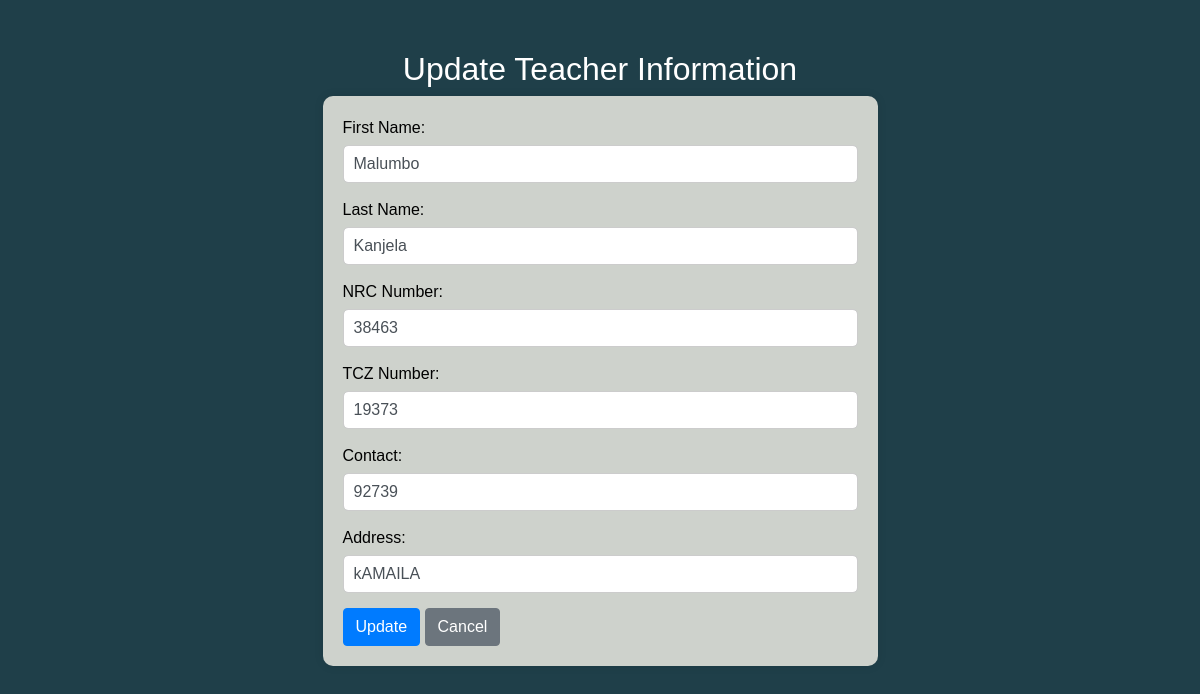
Page /update_teacher.php?id=3 on the committed database.
### tables this page shows
CREATE TABLE IF NOT EXISTS `teachers` (
  `id` int NOT NULL AUTO_INCREMENT,
  `firstname` varchar(50) NOT NULL,
  `lastname` varchar(50) NOT NULL,
  `username` varchar(255) NOT NULL,
  `password` varchar(255) NOT NULL,
  `nrc_number` varchar(50) NOT NULL,
  `tcz_number` varchar(50) NOT NULL,
  `contact` varchar(50) NOT NULL,
  `address` varchar(255) NOT NULL,
  `class_id` int DEFAULT NULL,
  `class_ids` varchar(255) DEFAULT NULL,
  `active` tinyint DEFAULT '0',
  PRIMARY KEY (`id`),
  KEY `class_id` (`class_id`)
);

### update_teacher.php (the view, shortened to what this page needs)
<!DOCTYPE html>
<html lang="en">
<head>
    <link href="https://maxcdn.bootstrapcdn.com/bootstrap/4.5.2/css/bootstrap.min.css" rel="stylesheet">
</head>
<body>
<div class="container">
    <div class="form-container">
        <?php
        $servername = "localhost";
        $username = "root";
        $password = "";
        $dbname = "registration";
        $conn = new mysqli($servername, $username, $password, $dbname);
        if ($_SERVER['REQUEST_METHOD'] === 'GET' && isset($_GET['id'])) {
            $teacher_id = $_GET['id'];
            $sql_teacher = "SELECT id, firstname, lastname, nrc_number, tcz_number, contact, address FROM teachers WHERE id = ?";
            $stmt_teacher = $conn->prepare($sql_teacher);
            $stmt_teacher->bind_param("i", $teacher_id);
            $stmt_teacher->execute();
            $stmt_teacher->store_result();
            $stmt_teacher->bind_result($id, $firstname, $lastname, $nrc_number, $tcz_number, $contact, $address);
            if ($stmt_teacher->num_rows > 0) {
                ?>
                <h2 class="text-center">Update Teacher Information</h2>
                <form method="post" action="update_teacher_process.php">
                    <div class="form-group">
                        <label for="firstname">First Name:</label>
                        <input type="text" class="form-control" id="firstname" name="firstname" value="<?php echo $firstname; ?>">
                    </div>
                    <div class="form-group">
                        <label for="lastname">Last Name:</label>
                        <input type="text" class="form-control" id="lastname" name="lastname" value="<?php echo $lastname; ?>">
                    </div>
                    <div class="form-group">
                        <label for="nrc_number">NRC Number:</label>
                        <input type="text" class="form-control" id="nrc_number" name="nrc_number" value="<?php echo $nrc_number; ?>">
                    </div>
                    <div class="form-group">
                        <label for="tcz_number">TCZ Number:</label>
                        <input type="text" class="form-control" id="tcz_number" name="tcz_number" value="<?php echo $tcz_number; ?>">
                    </div>
                    <div class="form-group">
                        <label for="contact">Contact:</label>
                        <input type="text" class="form-control" id="contact" name="contact" value="<?php echo $contact; ?>">
                    </div>
                    <div class="form-group">
                        <label for="address">Address:</label>
                        <input type="text" class="form-control" id="address" name="address" value="<?php echo $address; ?>">
                    </div>
                    <button type="submit" class="btn btn-primary">Update</button>
                    <a href="dashboard.php" class="btn btn-secondary">Cancel</a>
                </form>
                <?php
            } else {
                echo "<div class='alert alert-danger text-center'>Teacher not found.</div>";
            }
        } else {
            echo "<div class='alert alert-danger text-center'>Invalid request.</div>";
        }
        ?>
    </div>
</div>
</body>
</html>

### update_teacher.php (style rules this page uses)
body { background-color: #1F3F49; font-family: Arial, sans-serif; }
.form-container { width: 50%; margin: 0 auto; padding-top: 50px; }
form { background-color: #CED2CC; padding: 20px; border-radius: 10px; box-shadow: 0 0 10px rgba(0, 0, 0, 0.1); }
.form-group { margin-bottom: 15px; }
.form-group label { display: block; margin-bottom: 5px; color: black; }
.form-group input { width: 100%; padding: 10px; border: 1px solid #ccc; border-radius: 5px; }
h2 { color: white; }

### rows in the picture
teachers: firstname "Malumbo", lastname "Kanjela", nrc_number "38463", tcz_number "19373", contact "92739", address "kAMAILA"
